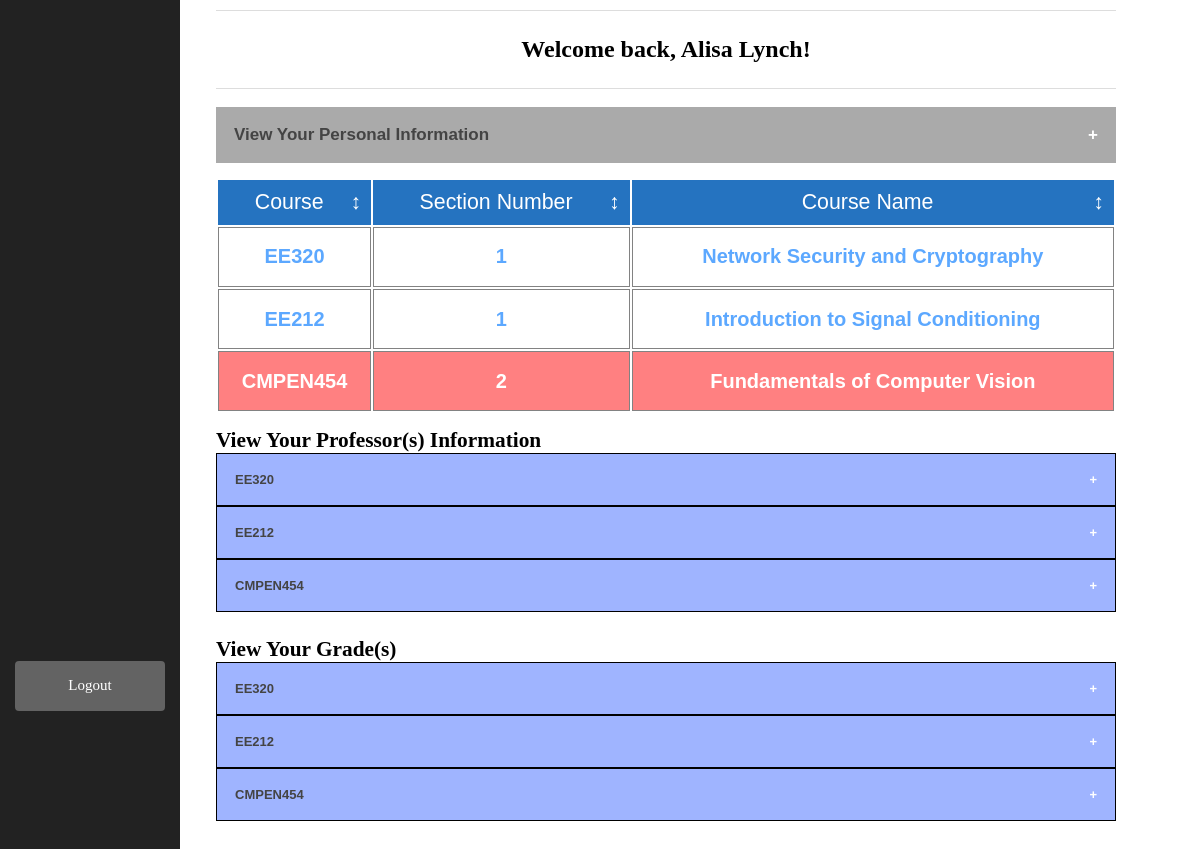
Page /student/dashboard (signed in) on the committed database.
### tables this page shows
CREATE TABLE "Students" (
	"Email"	TEXT NOT NULL UNIQUE,
	"Password"	TEXT NOT NULL,
	"Name"	TEXT NOT NULL,
	"Age"	INTEGER NOT NULL,
	"Gender"	TEXT NOT NULL,
	"Major"	TEXT NOT NULL,
	"Street"	TEXT NOT NULL,
	"ZipCode"	INTEGER NOT NULL,
	PRIMARY KEY("Email")
);

CREATE TABLE "Enrolls" (
	"Email"	TEXT,
	"Course_id"	TEXT,
	"Section_no"	INTEGER
);

CREATE TABLE "Courses" (
	"Course_id"	TEXT,
	"Course_name"	TEXT,
	"Course_description"	TEXT
);

CREATE TABLE "Professors_teaches" (
	"Name"	TEXT NOT NULL,
	"Email"	TEXT NOT NULL UNIQUE,
	"Office"	TEXT,
	"Teaching"	TEXT,
	PRIMARY KEY("Email")
);

### app.py (the view)
@app.route('/student/dashboard')
@login_required
def student_dashboard():
    connection = sql.connect('database.db')
    name = getName("for_students")[0][0]
    courses = CheckingInfo("courses") # courses = [('EE320', 1, 'Network Security and Cryptography'), ('EE212', 1, 'Introduction to Signal Conditioning'), ('CMPEN454', 2, 'Fundamentals of Computer Vision')]
    capstone_courses = CheckingInfo("capstone")[0] #capstone_courses = ("CMPEN454", "CMPSC497", "EE340", "IST558", "STAT414")
    prof_info = [] # [[('Dr Raimy Perez', 'rpe@lionstate.edu', '152, Building 13', 'EE320')], [('Dr Arlie Adams', 'aad@lionstate.edu', '131, Building 13', 'EE212')], [('Dr Ford Price', 'fpr@lionstate.edu', '189, Building 5', 'CMPEN454')]]
    for course_id in range(len(courses)):
        professor_info = connection.execute('SELECT Name, Email, Office, Teaching FROM Professors_teaches WHERE Teaching = ?',
                                            [courses[course_id][0]])
        prof_info.append(professor_info.fetchall())
    personal_info = CheckingInfo("personal_information")
    exam_grades = CheckingInfo("exam_grades") # exam_grades = [('EE320', 1, 86), ('EE212', 1, 81), ('CMPEN454', None, None)]
    hw_grades = CheckingInfo("hw_grades") # hw_grades = [('EE320', 1, 93), ('EE212', 1, 85), ('CMPEN454', 1, 90)]
    return render_template('dashboard-student.html', url=host, name=name, courses=courses,
                           capstone_courses=capstone_courses, prof_info=prof_info, personal_info=personal_info,
                           exam_grades=exam_grades, hw_grades=hw_grades)

### app.py (called while the page is built)
def login_required(f):
    @wraps(f)
    def wrap(*args, **kwargs):
        if 'logged_in' in session:
            return f(*args, **kwargs)
        else:
            flash("You must be logged in first.")
            return redirect(url_for('login'))
    return wrap

def getName(users):
    connection = sql.connect('database.db')
    if users == "for_students":
        name = connection.execute('SELECT Name FROM Students WHERE Email = ?', [session['email']])
    elif users == "for_faculty_mem":
        name = connection.execute('SELECT Name FROM Professors WHERE Email = ?', [session['email']])
    return name.fetchall()

### templates/dashboard-student.html (shortened to what this page needs)
<!DOCTYPE html>
<html lang="en">
    <head>
        <link rel="stylesheet" type="text/css" href="../static/css/dashboard-student.css">
    </head>
    <body id="welcome">
        <aside class="left-navbar">
            <div id="login_button">
                <button type="button" class="logout_button" onclick="window.location.href='{{url_for('logout')}}';"> Logout </button>
            </div>
        </aside>
        <div id="main-wrapper">
            <div class="main-content">
                <section id="welcome">
                    <div class="welcome_back_div">
                        <h1><b> Welcome back, {{ name }}! </b></h1>
                    </div>
                </section>
                <br>
                <section>
                    <div class="personal_info">
                        <button class="collapsible_personal_info"><b>View Your Personal Information</b></button>
                    </div>
                </section>
                <section>
                    <div class="courses_message_div">
                        <table class="courses_table" style="width:100%">
                            <tr>
                                <th class="course_th" onclick="w3.sortHTML('.courses_table', '.item', 'td:nth-child(1)')" style="cursor:pointer">Course</th>
                                <th class="course_th" onclick="w3.sortHTML('.courses_table', '.item', 'td:nth-child(2)')" style="cursor:pointer">Section Number</th>
                                <th class="course_th" onclick="w3.sortHTML('.courses_table', '.item', 'td:nth-child(3)')" style="cursor:pointer"> Course Name</th>
                            </tr>
                            {% for course in range(courses | length) %}
                                {% if courses[course][0] in capstone_courses %}
                                      <tr class="capstone">
                                          <td> <h1> <b>
                                              <a class="capstone_tooltip"> {{ courses[course][0] }}
                                              </a>
                                          </b> </h1></td>
                                          <td> <h1> <b>
                                              <a class="capstone_tooltip"> {{ courses[course][1] }}
                                              </a>
                                          </b> </h1> </td>
                                          <td> <h1> <b>
                                              <a class="capstone_tooltip"> {{ courses[course][2] }}
                                              </a>
                                          </b> </h1> </td>
                                      </tr>
                                {% else %}
                                    <tr class="item">
                                        <td> <h1> <b> {{ courses[course][0] }}</b> </h1> </td>
                                        <td> <h1> <b> {{ courses[course][1] }} </b> </h1> </td>
                                        <td> <h1> <b> {{ courses[course][2] }}</b> </h1> </td>
                                    </tr>
                                {% endif %}
                                {% endfor %}
                        </table>
                    </div>
                </section>
                <section>
                    <div class="professor_information">
                        <b style="font-size: 16pt;"> View Your Professor(s) Information </b>
                        <div class="course_content_professors">
                            {% for info in range(prof_info | length) %}
                                <button class="collapsible_professor"> <b>{{ prof_info[info][0][3] }}</b> </button>
                            {% endfor %}
                        </div>
                    </div>
                </section>
                <section>
                    <div class="grades_info">
                        <b style="font-size: 16pt;"> View Your Grade(s) </b>
                        <div class="course_content">
                            {% for course_name in range(courses | length) %}
                                <button class="collapsible_courses"> <b>{{ courses[course_name][0] }}</b> </button>
                            {% endfor %}
                        </div>
                    </div>
                </section>
            </div>
        </div>
    </body>
</html>

### static/css/dashboard-student.css (style rules this page uses)
body { margin: 0; padding: 0; }
.left-navbar { background-color: #222222; float: left; min-height: 100%; position: fixed; width: 15%; }
.logout_button { background: rgba(133, 133, 133, 0.66); color: white; font-family: 'Ubuntu', 'Lucida Grande', 'Lucida Sans Unicode', 'Geneva', 'Verdana'; font-size: 15px; width: 150px; height: 50px; border: none; border-radius: 4px; cursor: pointer; top: 500px; left: 0; bottom: 0; right: 0; position: absolute; margin: auto; }
#main-wrapper { float: left; margin-left: 18%; width: 75%; }
.main-content section { margin: 0; }
.welcome_back_div { border-bottom: 1px solid #ddd; border-top: 1px solid #ddd; margin-top: 10px; padding: 5px 0 5px; text-align: center; }
.courses_message_div { padding: 15px 0 15px; }
.collapsible_personal_info { background-color: #aaaaaa; color: #444; cursor: pointer; padding: 18px; width: 100%; border: none; text-align: left; outline: none; font-size: 17px; }
.collapsible_personal_info:after { content: '\002B'; color: white; font-weight: bold; float: right; margin-left: 5px; }
table { font-family: "Trebuchet MS", Arial, Helvetica, sans-serif; width: 100%; height: 100%; }
td { border-spacing: 1px; border: 1px solid #828282; text-align: center; font-size: 10pt; }
th { color: #ffffff; background-color: #2573c0; padding: 10px; text-align: center; font-size: 16pt; font-weight: lighter; }
.course_th:after { content:"\2195"; color: #ffffff; font-weight: bold; float: right; font-size: 16pt; }
tr { color: #5ca8ff; }
.capstone { background-color: rgba(255, 6, 9, 0.51); color: white; }
.collapsible_professor { background-color: #9fb4ff; color: #444; cursor: pointer; padding: 18px; width: 100%; border-style: solid; border-width: 1px; text-align: left; outline: none; font-size: 13px; }
.collapsible_professor:after { content: '\002B'; color: #ffffff; font-weight: bold; float: right; margin-left: 5px; }
.grades_info { margin: 25px 0 50px 0; }
.collapsible_courses { background-color: #9fb4ff; color: #444; cursor: pointer; padding: 18px; width: 100%; border-style: solid; border-width: 1px; text-align: left; outline: none; font-size: 13px; }
.collapsible_courses:after { content: '\002B'; color: white; font-weight: bold; float: right; margin-left: 5px; }

### rows in the picture
Students: Name "Alisa Lynch"
Enrolls: Course "EE320", Section_no "1", Course "EE320"
Courses: Course_name "Network Security and Cryptography"
Enrolls: Course "EE212", Section_no "1", Course "EE212"
Courses: Course_name "Introduction to Signal Conditioning"
Enrolls: Course "CMPEN454", Section_no "2", Course "CMPEN454"
Courses: Course_name "Fundamentals of Computer Vision"
Professors_teaches: Teaching "EE320"
Professors_teaches: Teaching "EE212"
Professors_teaches: Teaching "CMPEN454"
